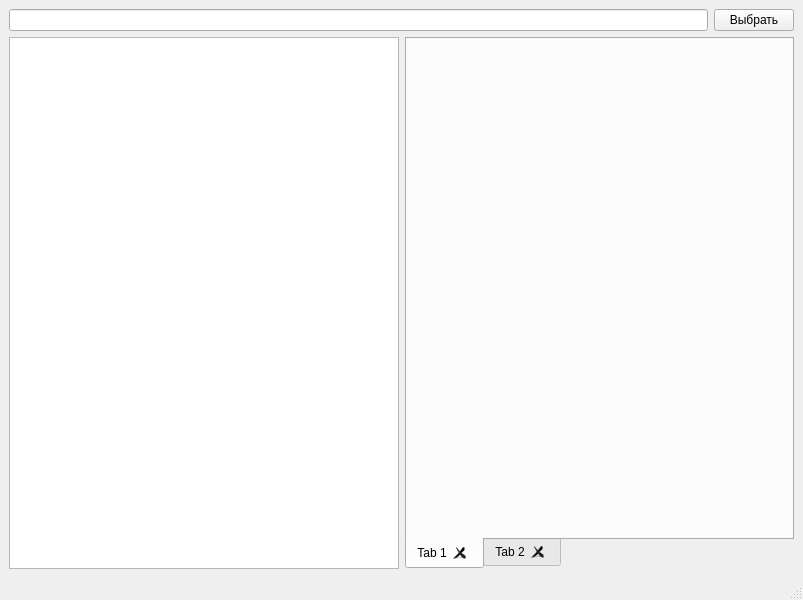
<?xml version="1.0" encoding="UTF-8"?>
<ui version="4.0">
 <class>MainWindow</class>
 <widget class="QMainWindow" name="MainWindow">
  <property name="geometry">
   <rect>
    <x>0</x>
    <y>0</y>
    <width>803</width>
    <height>600</height>
   </rect>
  </property>
  <property name="minimumSize">
   <size>
    <width>803</width>
    <height>0</height>
   </size>
  </property>
  <property name="windowTitle">
   <string>v8 parser</string>
  </property>
  <widget class="QWidget" name="centralwidget">
   <layout class="QHBoxLayout" name="horizontalLayout">
    <item>
     <layout class="QGridLayout" name="gridLayout">
      <item row="1" column="1">
       <layout class="QHBoxLayout" name="horizontalLayout_2">
        <property name="sizeConstraint">
         <enum>QLayout::SizeConstraint::SetFixedSize</enum>
        </property>
        <item>
         <widget class="QLineEdit" name="lineEdit"/>
        </item>
        <item>
         <widget class="QPushButton" name="pushButton">
          <property name="text">
           <string>Выбрать</string>
          </property>
         </widget>
        </item>
       </layout>
      </item>
      <item row="2" column="1">
       <layout class="QHBoxLayout" name="horizontalLayout_3">
        <item>
         <widget class="QTreeView" name="treeView">
          <property name="animated">
           <bool>true</bool>
          </property>
          <property name="headerHidden">
           <bool>true</bool>
          </property>
         </widget>
        </item>
        <item>
         <widget class="QTabWidget" name="tabWidget">
          <property name="tabPosition">
           <enum>QTabWidget::TabPosition::South</enum>
          </property>
          <property name="tabShape">
           <enum>QTabWidget::TabShape::Rounded</enum>
          </property>
          <property name="currentIndex">
           <number>0</number>
          </property>
          <property name="elideMode">
           <enum>Qt::TextElideMode::ElideNone</enum>
          </property>
          <property name="documentMode">
           <bool>false</bool>
          </property>
          <property name="tabsClosable">
           <bool>true</bool>
          </property>
          <property name="movable">
           <bool>true</bool>
          </property>
          <widget class="QWidget" name="tab">
           <attribute name="title">
            <string>Tab 1</string>
           </attribute>
          </widget>
          <widget class="QWidget" name="tab_2">
           <attribute name="title">
            <string>Tab 2</string>
           </attribute>
          </widget>
         </widget>
        </item>
       </layout>
      </item>
     </layout>
    </item>
   </layout>
  </widget>
  <widget class="QMenuBar" name="menubar">
   <property name="geometry">
    <rect>
     <x>0</x>
     <y>0</y>
     <width>803</width>
     <height>22</height>
    </rect>
   </property>
  </widget>
  <widget class="QStatusBar" name="statusbar"/>
 </widget>
 <resources/>
 <connections/>
</ui>
